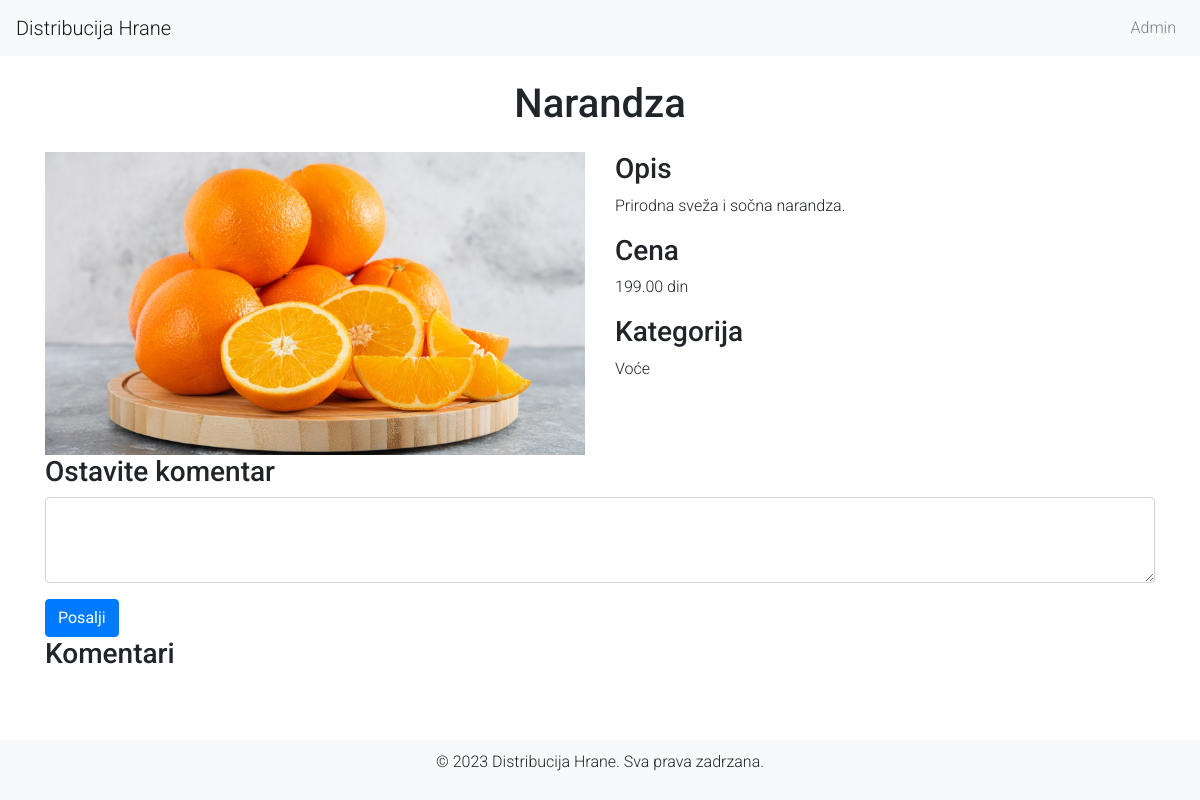
Page /proizvod.php?id=7 on the earlier database version.
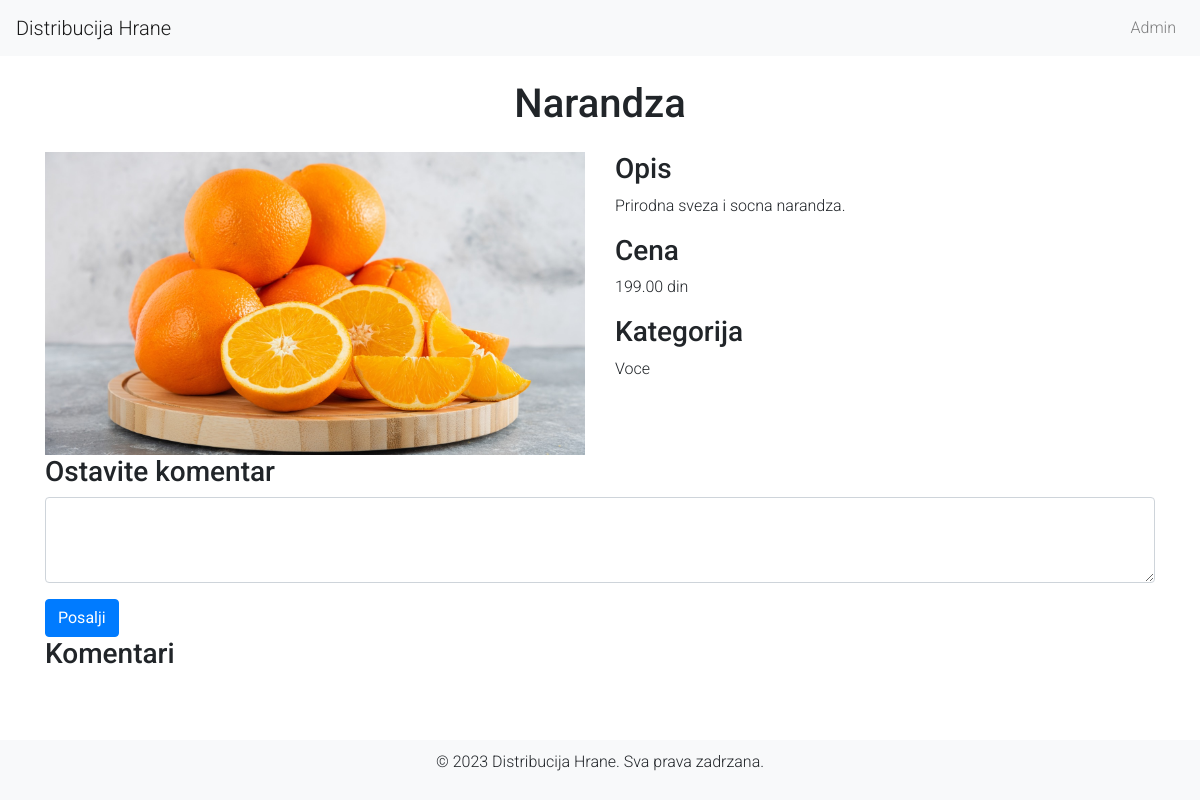
Same page on the later database version.
### tables this page shows
CREATE TABLE `proizvodi` (
  `id` int(11) NOT NULL,
  `ime` varchar(100) NOT NULL,
  `opis` text,
  `cena` decimal(10,2) NOT NULL,
  `kategorija` varchar(50) DEFAULT NULL,
  `slika` varchar(255) DEFAULT NULL
);

### proizvod.php (the view, shortened to what this page needs)
<?php
include 'db_connect.php';
$id = $_GET['id'];
$sql = "SELECT * FROM proizvodi WHERE id = ?";
$stmt = $conn->prepare($sql);
$stmt->bind_param("i", $id);
$stmt->execute();
$result = $stmt->get_result();
$proizvod = $result->fetch_assoc();
?>
<!DOCTYPE html>
<html lang="en">
<head>
    <link href="https://stackpath.bootstrapcdn.com/bootstrap/4.5.2/css/bootstrap.min.css" rel="stylesheet">
    <link href="css/styles.css" rel="stylesheet">
</head>
<body>
    <nav class="navbar navbar-expand-lg navbar-light bg-light">
        <a class="navbar-brand" href="index.php">Distribucija Hrane</a>
        <div class="collapse navbar-collapse" id="navbarNav">
            <ul class="navbar-nav ml-auto">
                <li class="nav-item">
                    <a class="nav-link" href="login.php">Admin</a>
                </li>
            </ul>
        </div>
    </nav>
    <div class="container">
        <h1 class="my-4 text-center"><?php echo htmlspecialchars($proizvod['ime']); ?></h1>
        <div class="row">
            <div class="col-md-6">
                <img src="<?php echo htmlspecialchars($proizvod['slika']); ?>" class="img-fluid product-img" alt="<?php echo htmlspecialchars($proizvod['ime']); ?>">
            </div>
            <div class="col-md-6">
                <h3>Opis</h3>
                <p><?php echo htmlspecialchars($proizvod['opis']); ?></p>
                <h3>Cena</h3>
                <p><?php echo htmlspecialchars($proizvod['cena']); ?> din</p>
                <h3>Kategorija</h3>
                <p><?php echo htmlspecialchars($proizvod['kategorija']); ?></p>
            </div>
        </div>
        <div class="comment-box">
            <h3>Ostavite komentar</h3>
            <form method="post" action="proizvod.php?id=<?php echo $id; ?>">
                <div class="form-group">
                    <textarea class="form-control" name="komentar" rows="3" required></textarea>
                </div>
                <button type="submit" class="btn btn-primary">Posalji</button>
            </form>
        </div>
        <div class="comments">
            <h3>Komentari</h3>
        </div>
    </div>
    <footer>
        <p>&copy; 2023 Distribucija Hrane. Sva prava zadrzana.</p>
    </footer>
</body>
</html>

Differences in the rows shown:
changed proizvodi "Narandza": opis "Prirodna sveža i sočna narandza." → "Prirodna sveza i socna narandza."; kategorija "Voće" → "Voce"
